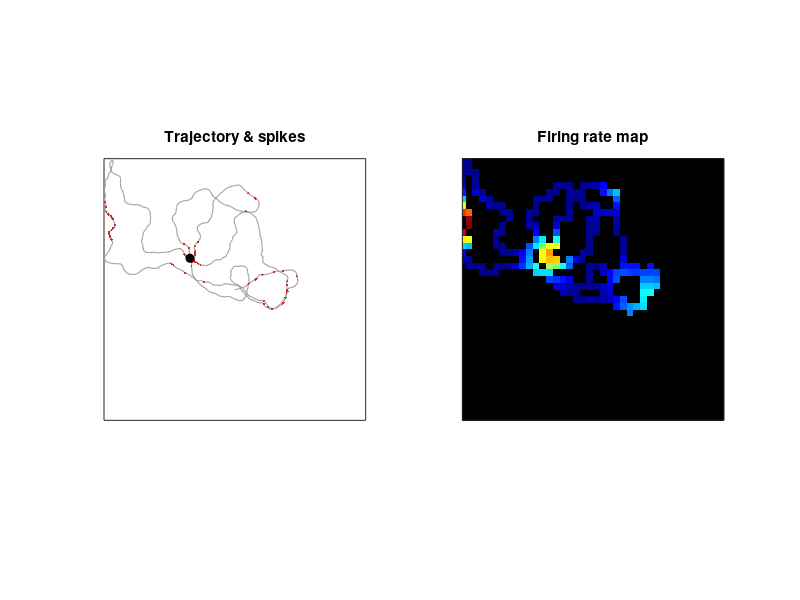

Reproduce this figure in MATLAB. (Note: this script raises an error after producing the figure.)
%% gridcell_demo.m  グリッド細胞シミュレーション
% 正方形の箱の中をランダムに走り回る仮想ラットと、1個のグリッド細胞の
% 発火をシミュレーションし、発火率マップに六角格子が現れる様子を
% アニメーションで表示します。
%
% 下の「パラメータ」を変えて遊んでみてください。
%   SPACING : グリッド間隔 [m]（小さくすると格子が細かくなる）
%   ORIENT  : 格子の向き [deg]
%   PHASE   : 格子の位置ずれ [m]
%   SAVE_GIF = true にすると gridcell_demo.gif を保存します。
%
% モデル: 60度ずつ向きの異なる3つの平面波の和で発火率を与え
% (Solstad et al., 2006 Hippocampus)、ポアソン過程でスパイクを生成。
% README の GIF は同じモデルの Python 版 tools/make_gridcell_gif.py で作成。

clear; close all;

%% パラメータ
ARENA     = 1.0;      % 箱の一辺 [m]
T_TOTAL   = 15*60;    % シミュレーション時間 [s]
DT        = 0.02;     % 時間刻み [s]
SPEED     = 0.25;     % 走行速度 [m/s]
TURN_SD   = 0.25;     % 1ステップあたりの向きのゆらぎ [rad]
SPACING   = 0.35;     % グリッド間隔 [m]
ORIENT    = 8;        % 格子の向き [deg]
PHASE     = [0.12 0.07];  % 格子の位置ずれ [m]
RMAX      = 20;       % 最大発火率 [Hz]
NBIN      = 40;       % 発火率マップのビン数（一辺）
SMOOTH_SD = 1.5;      % 平滑化ガウシアンのSD [bin]
N_FRAMES  = 80;       % アニメーションのフレーム数
TAIL      = 20;       % 表示する軌跡の長さ [s]
SAVE_GIF  = false;
rng(1);

%% 軌跡: 壁で反射する相関ランダムウォーク
n   = round(T_TOTAL/DT);
pos = zeros(n, 2);
pos(1,:) = ARENA/2;
hd  = 2*pi*rand;
for i = 2:n
    hd  = hd + TURN_SD*randn;
    nxt = pos(i-1,:) + SPEED*DT*[cos(hd) sin(hd)];
    if nxt(1) <= 0 || nxt(1) >= ARENA, hd = pi - hd; end
    if nxt(2) <= 0 || nxt(2) >= ARENA, hd = -hd;     end
    pos(i,:) = pos(i-1,:) + SPEED*DT*[cos(hd) sin(hd)];
    pos(i,:) = min(max(pos(i,:), 1e-6), ARENA - 1e-6);
end

%% グリッド細胞の発火率とスパイク
k = 4*pi/(sqrt(3)*SPACING);
g = zeros(n, 1);
for j = 0:2
    a = deg2rad(ORIENT) + j*pi/3;
    g = g + cos(k*((pos - PHASE)*[cos(a); sin(a)]));
end
rate   = RMAX*((g + 1.5)/4.5).^3;   % g は [-1.5, 3] -> [0, RMAX]
spikes = rand(n, 1) < rate*DT;

%% 平滑化カーネルとビン番号
r = ceil(3*SMOOTH_SD);
[kx, ky] = meshgrid(-r:r);
kern = exp(-(kx.^2 + ky.^2)/(2*SMOOTH_SD^2));
kern = kern/sum(kern(:));
bin  = min(floor(pos/ARENA*NBIN) + 1, NBIN);   % [x y] のビン番号

%% アニメーション
fig = figure('Color', 'w', 'Position', [100 100 800 430]);
ax1 = subplot(1, 2, 1);
ax2 = subplot(1, 2, 2);
colormap(ax2, jet);
ends = unique(round(n*((1:N_FRAMES)/N_FRAMES).^1.6));
ends = max(ends, round(TAIL/DT));
gifFile = 'gridcell_demo.gif';

for f = 1:numel(ends)
    e  = ends(f);
    s  = max(1, e - round(TAIL/DT));
    sp = find(spikes(1:e));

    % 左: 軌跡とスパイク
    cla(ax1); hold(ax1, 'on');
    plot(ax1, pos(s:e,1), pos(s:e,2), 'Color', [0.6 0.6 0.6], 'LineWidth', 0.8);
    plot(ax1, pos(sp,1), pos(sp,2), '.', 'Color', [0.84 0.15 0.16], 'MarkerSize', 5);
    plot(ax1, pos(e,1), pos(e,2), 'ko', 'MarkerFaceColor', 'k', 'MarkerSize', 6);
    hold(ax1, 'off');
    title(ax1, 'Trajectory & spikes');

    % 右: 発火率マップ（平滑化スパイク数 / 平滑化滞在時間）
    occ = accumarray(bin(1:e,[2 1]), 1, [NBIN NBIN]);
    cnt = accumarray(bin(sp,[2 1]), 1, [NBIN NBIN]);
    rm  = conv2(cnt, kern, 'same') ./ max(conv2(occ*DT, kern, 'same'), 1e-12);
    rm(occ == 0) = NaN;
    imagesc(ax2, [0 ARENA], [0 ARENA], rm, 'AlphaData', double(~isnan(rm)));
    set(ax2, 'YDir', 'normal');
    title(ax2, 'Firing rate map');

    for ax = [ax1 ax2]
        axis(ax, 'square');
        set(ax, 'XLim', [0 ARENA], 'YLim', [0 ARENA], 'XTick', [], 'YTick', [], 'Box', 'on');
    end
    sgtitle(fig, sprintf('Grid cell simulation   t = %4.1f min', e*DT/60));
    drawnow;

    if SAVE_GIF
        [A, map] = rgb2ind(frame2im(getframe(fig)), 128);
        delay = 0.08 + 2.9*(f == numel(ends));   % 最終フレームは長めに表示
        if f == 1
            imwrite(A, map, gifFile, 'gif', 'LoopCount', Inf, 'DelayTime', delay);
        else
            imwrite(A, map, gifFile, 'gif', 'WriteMode', 'append', 'DelayTime', delay);
        end
    end
end
